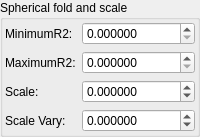
    <widget class="QGroupBox" name="groupBox_2">
     <property name="title">
      <string>Spherical fold and scale</string>
     </property>
     <layout class="QVBoxLayout" name="verticalLayout_6">
      <property name="leftMargin">
       <number>2</number>
      </property>
      <property name="topMargin">
       <number>2</number>
      </property>
      <property name="rightMargin">
       <number>2</number>
      </property>
      <property name="bottomMargin">
       <number>2</number>
      </property>
      <item>
       <layout class="QGridLayout" name="gridLayout_5" columnstretch="0,1">
        <item row="1" column="0">
         <widget class="QLabel" name="label_22">
          <property name="text">
           <string>MaximumR2:</string>
          </property>
         </widget>
        </item>
        <item row="2" column="1">
         <widget class="MyDoubleSpinBox" name="spinbox_mandelbox_scale">
          <property name="sizePolicy">
           <sizepolicy hsizetype="Minimum" vsizetype="Maximum">
            <horstretch>0</horstretch>
            <verstretch>0</verstretch>
           </sizepolicy>
          </property>
          <property name="prefix">
           <string/>
          </property>
          <property name="suffix">
           <string/>
          </property>
          <property name="decimals">
           <number>6</number>
          </property>
          <property name="minimum">
           <double>-99.989999999999995</double>
          </property>
          <property name="maximum">
           <double>99.989999999999995</double>
          </property>
          <property name="singleStep">
           <double>0.100000000000000</double>
          </property>
         </widget>
        </item>
        <item row="1" column="1">
         <widget class="MyDoubleSpinBox" name="spinbox_transf_maxR2_1">
          <property name="sizePolicy">
           <sizepolicy hsizetype="Minimum" vsizetype="Maximum">
            <horstretch>0</horstretch>
            <verstretch>0</verstretch>
           </sizepolicy>
          </property>
          <property name="prefix">
           <string/>
          </property>
          <property name="suffix">
           <string/>
          </property>
          <property name="decimals">
           <number>6</number>
          </property>
          <property name="minimum">
           <double>0.000000000000000</double>
          </property>
          <property name="maximum">
           <double>99.989999999999995</double>
          </property>
          <property name="singleStep">
           <double>0.100000000000000</double>
          </property>
         </widget>
        </item>
        <item row="0" column="0">
         <widget class="QLabel" name="label_167">
          <property name="text">
           <string>MinimumR2:</string>
          </property>
         </widget>
        </item>
        <item row="0" column="1">
         <widget class="MyDoubleSpinBox" name="spinbox_transf_minimum_radius_0">
          <property name="sizePolicy">
           <sizepolicy hsizetype="Minimum" vsizetype="Maximum">
            <horstretch>0</horstretch>
            <verstretch>0</verstretch>
           </sizepolicy>
          </property>
          <property name="prefix">
           <string/>
          </property>
          <property name="suffix">
           <string/>
          </property>
          <property name="decimals">
           <number>6</number>
          </property>
          <property name="minimum">
           <double>0.000000000000000</double>
          </property>
          <property name="maximum">
           <double>99.989999999999995</double>
          </property>
          <property name="singleStep">
           <double>0.100000000000000</double>
          </property>
         </widget>
        </item>
        <item row="2" column="0">
         <widget class="QLabel" name="label_171">
          <property name="text">
           <string>Scale:</string>
          </property>
         </widget>
        </item>
        <item row="3" column="0">
         <widget class="QLabel" name="label_172">
          <property name="text">
           <string>Scale Vary:</string>
          </property>
         </widget>
        </item>
        <item row="3" column="1">
         <widget class="MyDoubleSpinBox" name="spinbox_mandelbox_vary_scale_vary">
          <property name="sizePolicy">
           <sizepolicy hsizetype="Minimum" vsizetype="Maximum">
            <horstretch>0</horstretch>
            <verstretch>0</verstretch>
           </sizepolicy>
          </property>
          <property name="prefix">
           <string/>
          </property>
          <property name="suffix">
           <string/>
          </property>
          <property name="decimals">
           <number>6</number>
          </property>
          <property name="minimum">
           <double>-2.000000000000000</double>
          </property>
          <property name="maximum">
           <double>2.000000000000000</double>
          </property>
          <property name="singleStep">
           <double>0.100000000000000</double>
          </property>
         </widget>
        </item>
       </layout>
      </item>
     </layout>
    </widget>
